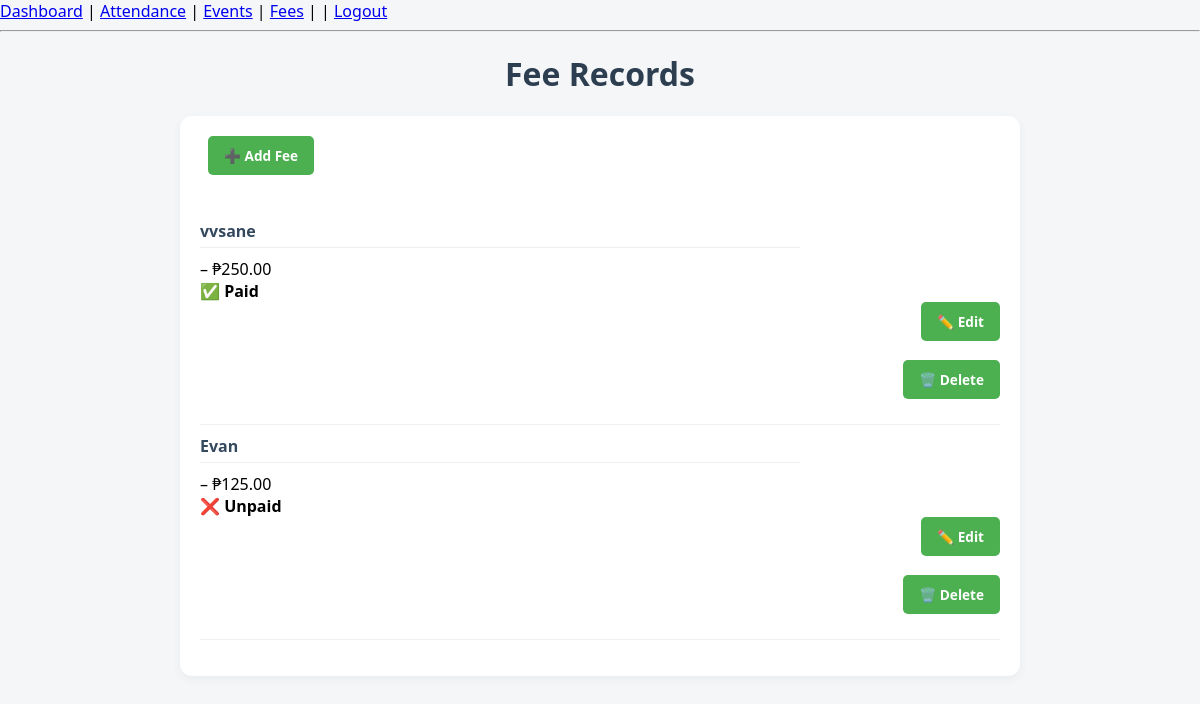
Screenshot of /fees/ (signed in) with the database file from the repository.
### core/models.py (models this page shows, shortened)
class Fee(models.Model):
    user = models.ForeignKey(User, on_delete=models.CASCADE)
    amount = models.DecimalField(max_digits=8, decimal_places=2)
    paid = models.BooleanField(default=False)
    due_date = models.DateField()

### core/views.py (the view)
# urls.py: path('fees/', views.fees, name='fees'),
@login_required(login_url='login')
def fees(request):
    if request.user.is_staff:
        fees = Fee.objects.select_related('user')
    else:
        fees = Fee.objects.filter(user=request.user)
    return render(request, 'core/fees.html', {
        'fees': fees,
        'is_admin': request.user.is_staff
    })

### core/templates/core/fees.html
{% extends 'core/base.html' %}
{% block content %}
<h1 class="dashboard-title">Fee Records</h1>
<div class="card">
    {% if is_admin %}
    <a href="{% url 'fee_create' %}" class="btn btn-sm">➕ Add Fee</a>
    {% endif %}
    <ul class="event">
        {% for fee in fees %}
        <li>
            <div class="event-info">
                <span class="event-title">{{ fee.user.username }}</span>
                <span>{{ fee.description }} – ₱{{ fee.amount }}</span>
                <span class="status">
                    {% if fee.paid %}
                        ✅ Paid
                    {% else %}
                        ❌ Unpaid
                    {% endif %}
                </span>
            </div>
            {% if is_admin %}
            <div class="event-actions">
                <a href="{% url 'fee_update' fee.pk %}" class="btn btn-sm">✏️ Edit</a>
                <a href="{% url 'fee_delete' fee.pk %}" class="btn btn-sm btn-danger">🗑️ Delete</a>
            </div>
            {% endif %}
        </li>
        {% empty %}
            <li>No fee records found.</li>
        {% endfor %}
    </ul>
</div>
{% endblock %}

### core/static/css/style.css (style rules this page uses)
body { font-family: 'Segoe UI', sans-serif; background: #f4f6f8; margin: 0; padding: 0; }
.dashboard-title { text-align: center; margin-top: 20px; color: #2c3e50; }
.card { background-color: white; margin: 20px auto; padding: 20px; border-radius: 12px; box-shadow: 0 3px 10px rgba(0,0,0,0.05); max-width: 800px; }
.card ul { list-style: none; padding-left: 0; }
.card li { padding: 10px 0; border-bottom: 1px solid #f0f0f0; }
.status { font-weight: bold; }
.btn { display: inline-block; margin-bottom: 15px; padding: 10px 15px; background-color: #6c63ff; color: white; border-radius: 8px; text-decoration: none; font-weight: bold; transition: background-color 0.3s; }
.btn-sm { padding: 5px 10px; font-size: 0.85rem; margin-left: 8px; }
.btn-danger { background-color: #ff4d4d; }
.event { list-style: none; padding-left: 0; margin-top: 20px; }
.event-info { display: flex; flex-direction: column; max-width: 75%; }
.event-title { font-weight: 600; color: #34495e; margin-bottom: 4px; }
.event-actions { display: flex; flex-direction: column; align-items: flex-end; gap: 4px; white-space: nowrap; }
.event-title { margin-bottom: 10px; color: #34495e; font-weight: 600; border-bottom: 1px solid #eee; padding-bottom: 5px; }
.btn { background-color: #4CAF50; color: white; padding: 10px 16px; border: none; border-radius: 5px; cursor: pointer; font-weight: bold; }

### rows the page displays
Fee: user.username "vvsane", amount "250.00", paid "✅ Paid"
Fee: user.username "Evan", amount "125.00", paid "❌ Unpaid"
